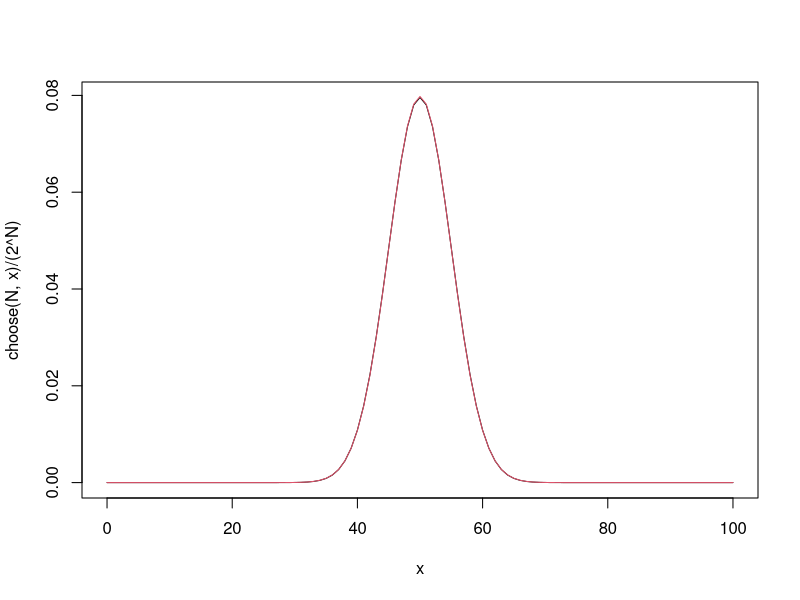
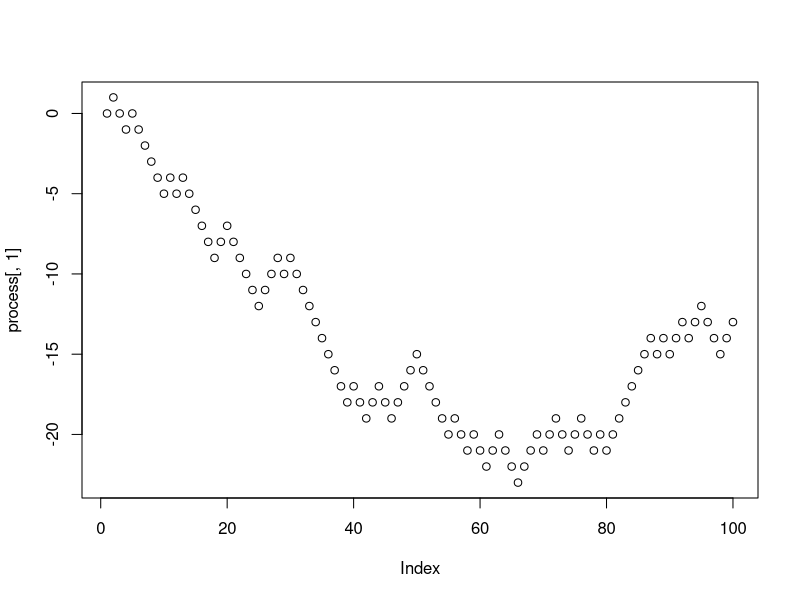
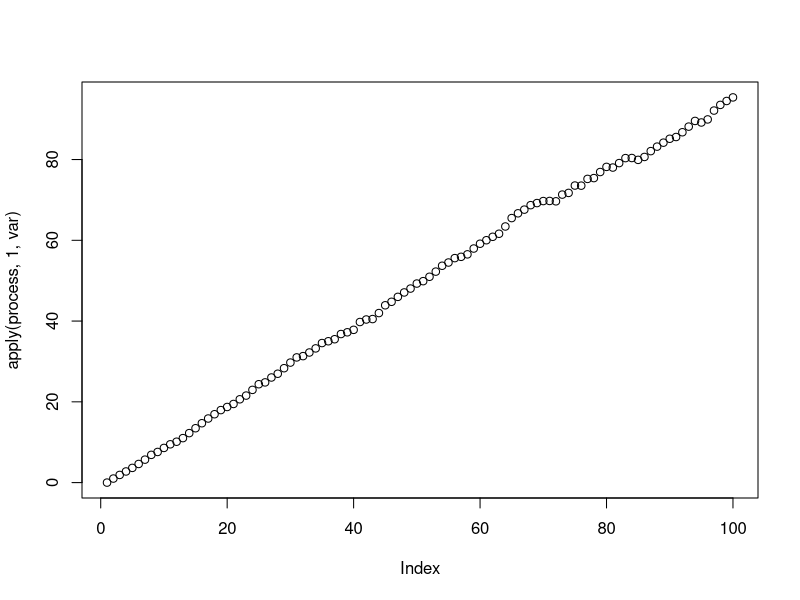
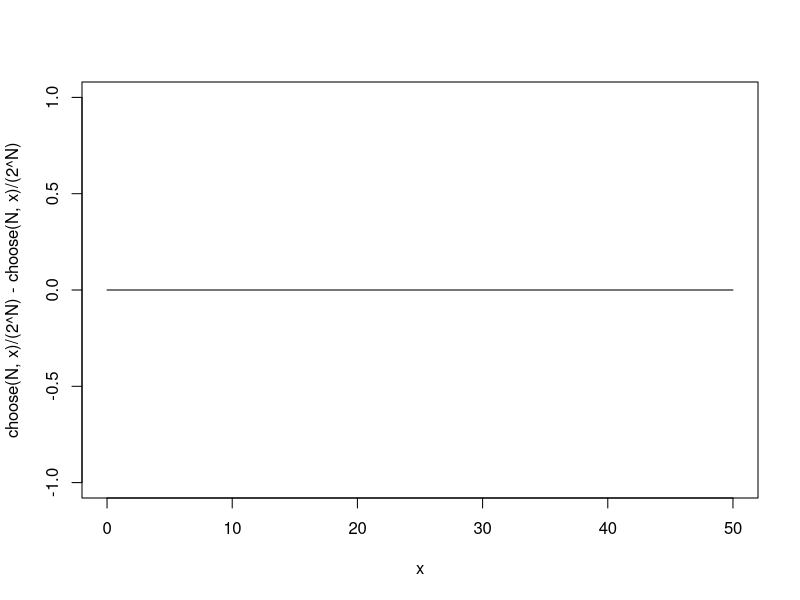
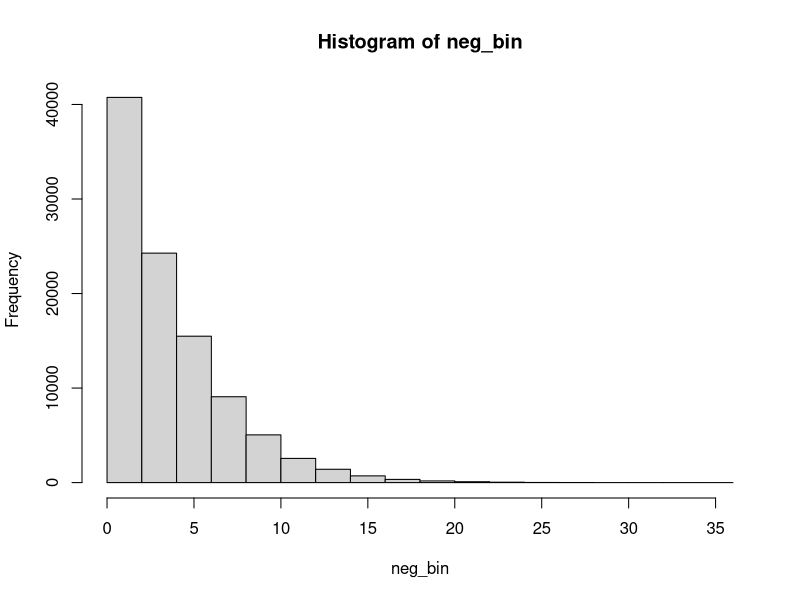
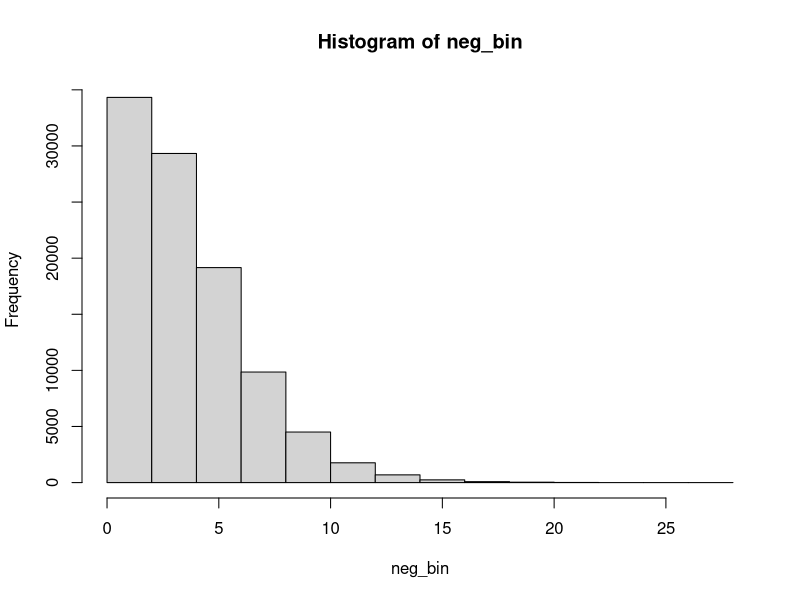
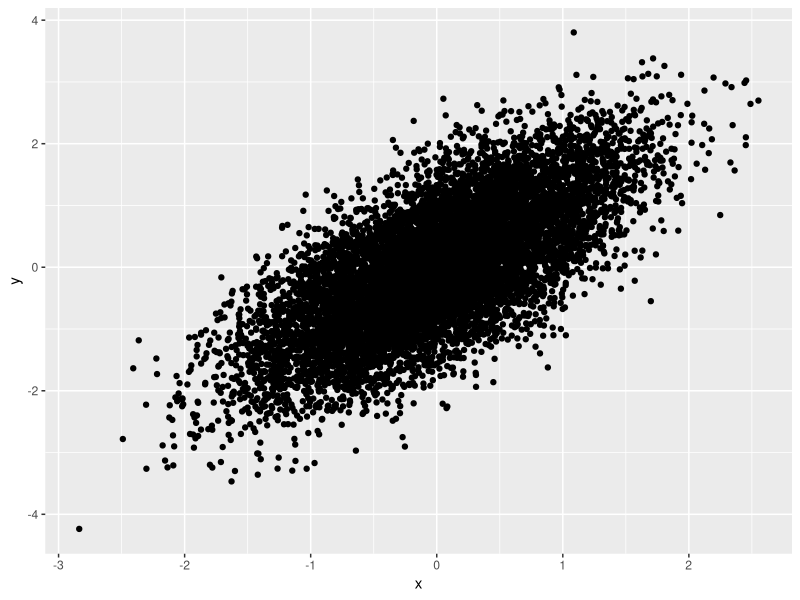

Here is the R script that generated these plots, in order: (Note: this script raises an error after producing the figures.)
### Binomial properties 


# Convergence to Normal 
# Fix N large 
N <- 100
curve(choose(N,x)/(2^N),0,N)

# Check against Normal density: 
curve(dnorm(x,N*0.5,sqrt(N*0.25)),0,N,add=T,col=2)

# Position probability of a single particle 
N
process <- matrix(0,N,10^3)
process[1,10^3] <- 0 
for(i in 2:N){
  for(j in 1:10^3){
  if(rbinom(1,1,0.5)==1){
  process[i,j] <- process[i-1,j] + 1
  } else{
    process[i,j] <- process[i-1,j] - 1
  }
  }
}
plot(process[,1])
plot(apply(process,1,var))

curve(choose(N,x)/(2^N) - choose(N,x)/(2^N),0,50)



####Poisson simulation 


rate <- 5
offset <- 10^4
exposure <- c(10^3,10^5)
lambda <- rate/offset 
small_county <- rpois(100,lambda*exposure[1])
large_county <- rpois(100,lambda*exposure[2])

print(c(small_county,large_county))

#Naive inference: 
rate_estSMALL = (small_county/exposure[1])
rate_estLARGE = (large_county/exposure[2])

print(rate_estSMALL*offset)
print(rate_estLARGE*offset)

mean(rate_estSMALL*offset)
mean(rate_estLARGE*offset)


### Negative Binomial 
# First with gamma of mean 4, variance 8
lambda <- rgamma(10^5,2,0.5)
neg_bin <- rep(0,length(lambda))
for(i in 1:length(neg_bin)){
neg_bin[i] <- rpois(1,lambda[i])
}
hist(neg_bin)

mean(neg_bin)
var(neg_bin)

# Now with gamma of mean 4, variance 4
lambda <- rgamma(10^5,4,1)
neg_bin <- rep(0,length(lambda))
for(i in 1:length(neg_bin)){
  neg_bin[i] <- rpois(1,lambda[i])
}
hist(neg_bin)

mean(neg_bin)
var(neg_bin)

### Lesson, the variance of the sampling distribution is the sum of the 
### variance of the two distributions in the factorized form. This is 
### intuitive if you think of the normal distribution, etc. NOTE that a 
### corrollary is that adding hierarchical structure NEVER reduces the uncertainty
### in your sampling distribution. This is about correctly accounting for 
## and propagating all of the uncertainty!

demo_xy <- read.csv("demo_xy.csv")
library(ggplot2)
ggplot(demo_xy,aes(x=x,y=y)) + geom_point()
plot(x,y,demo_xy)

df <- data.frame(x=demo_xy$x, y = demo_xy$y)

bin_x <- seq(range(df$x)[1],range(df$x)[2],length.out=30)
x_marg <- rep(0,length(bin_x))
df2 <- df[order(df$x),]
for(i in 1:length(x_marg)-1){
  x_marg[i] <- nrow(df2[which(df2$x>bin_x[i] & df2$x < bin_x[i+1]),])
}

plot(bin_x,x_marg)

# Law of total probability 
sum(x_marg/10^4)




